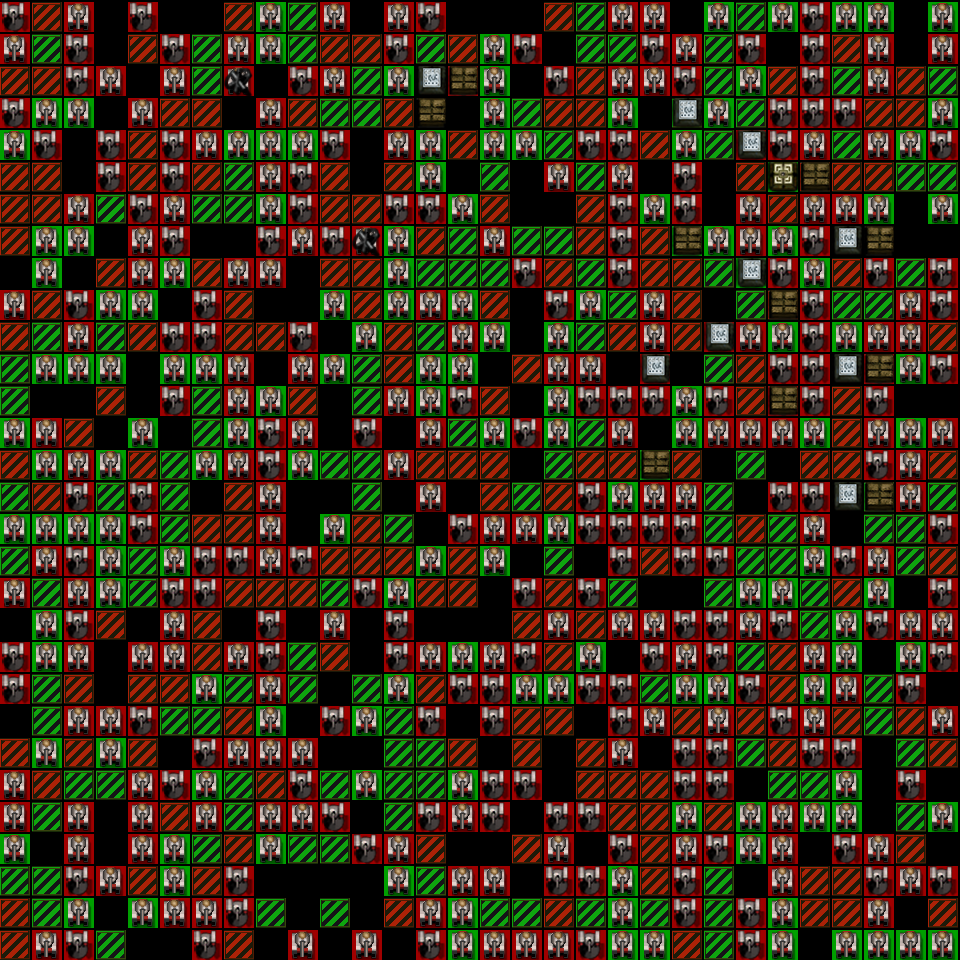

Rendered tile map (Tiled .tmx) drawn with the repository's tilesets; below, a short description and the map source with its tile grids summarised:
An orthogonal 30x30 tile map with 32x32 px tiles, 3 tile layers (ground, walls, objects).

<map version="1.0" orientation="orthogonal" renderorder="right-down" width="30" height="30" tilewidth="32" tileheight="32" nextobjectid="1">
 <tileset firstgid="1" name="TilesetForTME" tilewidth="30" tileheight="30" tilecount="16" columns="8">
  <image source="../../../TanksContent/Images/TilesetForTME.png" width="240" height="60" />
 </tileset>
 <layer name="ground" width="30" height="30">
  <data>[900 cells, 900 non-empty, 6 distinct tile ids]</data>
 </layer>
 <layer name="walls" width="30" height="30">
  <data>[900 cells, 48 non-empty, 4 distinct tile ids]</data>
 </layer>
 <layer name="objects" width="30" height="30">
  <data>[900 cells, 3 non-empty, 2 distinct tile ids]</data>
 </layer>
</map>